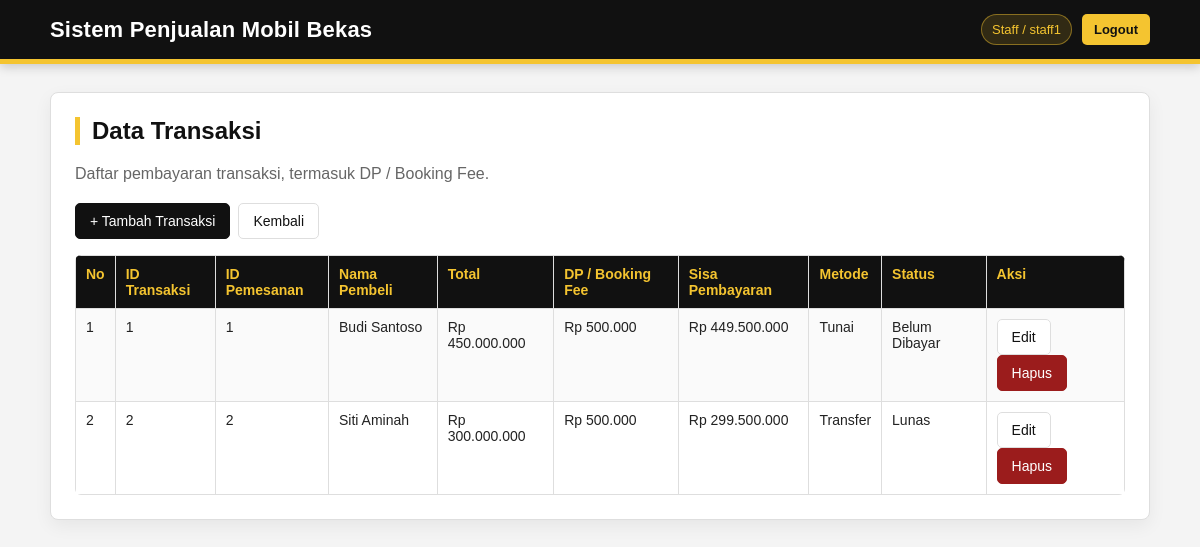
The page /transaksi/index.php (signed in) on the database its author committed.
### tables this page shows
CREATE TABLE `transaksi` (
  `id_transaksi` int(11) NOT NULL,
  `id_pemesanan` int(11) DEFAULT NULL,
  `total` float DEFAULT NULL,
  `metode_pembayaran` enum('Tunai','Transfer') DEFAULT 'Tunai',
  `status` enum('Belum Dibayar','Lunas','Batal') DEFAULT 'Belum Dibayar',
  `booking_fee` decimal(15,2) NOT NULL DEFAULT 500000.00,
  `dp` decimal(15,2) DEFAULT NULL,
  `sisa_pembayaran` decimal(15,2) NOT NULL DEFAULT 0.00,
  `dp_booking` decimal(15,2) NOT NULL DEFAULT 500000.00
);

CREATE TABLE `pemesanan` (
  `id_pemesanan` int(11) NOT NULL,
  `id_pembeli` int(11) DEFAULT NULL,
  `tanggal` date DEFAULT NULL,
  `status` enum('Pending','Lunas','Batal') DEFAULT 'Pending'
);

CREATE TABLE `pembeli` (
  `id_pembeli` int(11) NOT NULL,
  `nama` varchar(100) NOT NULL,
  `alamat` text DEFAULT NULL,
  `no_hp` varchar(20) DEFAULT NULL
);

### transaksi/index.php (the view, shortened to what this page needs)
<?php
include "../config.php";
$query = "
SELECT
    t.id_transaksi,
    p.id_pemesanan,
    pb.nama AS pembeli,
    t.total,
    t.dp_booking,
    t.sisa_pembayaran,
    t.metode_pembayaran,
    t.status
FROM transaksi t
JOIN pemesanan p ON t.id_pemesanan = p.id_pemesanan
JOIN pembeli pb ON p.id_pembeli = pb.id_pembeli
ORDER BY t.id_transaksi ASC
";
$data = mysqli_query($conn, $query);
?>
<!DOCTYPE html>
<html lang="id">
<head>
<link rel="stylesheet" href="../assets/css/style.css">
</head>
<body>
<div class="header"><div class="inner"><h1>Sistem Penjualan Mobil Bekas</h1><div class="top-user"><?php if (isset($_SESSION['role'])) { ?><span class="user-badge"><?= htmlspecialchars($_SESSION['role']); ?><?php if (isset($_SESSION['username'])) { ?> / <?= htmlspecialchars($_SESSION['username']); ?><?php } ?></span><a class="logout-link" href="../logout.php">Logout</a><?php } ?></div></div></div>
<div class="container"><div class="card">
<h2>Data Transaksi</h2>
<p class="subtitle">Daftar pembayaran transaksi, termasuk DP / Booking Fee.</p>
<div class="toolbar">
    <a class="btn" href="tambah.php">+ Tambah Transaksi</a>
    <a class="btn btn-secondary" href="../dashboard.php">Kembali</a>
</div>
<table>
<tr>
    <th>No</th>
    <th>ID Transaksi</th>
    <th>ID Pemesanan</th>
    <th>Nama Pembeli</th>
    <th>Total</th>
    <th>DP / Booking Fee</th>
    <th>Sisa Pembayaran</th>
    <th>Metode</th>
    <th>Status</th>
    <th>Aksi</th>
</tr>
<?php if (mysqli_num_rows($data) > 0) { ?>
    <?php $no = 1; ?>
    <?php while ($row = mysqli_fetch_assoc($data)) { ?>
    <tr>
        <td><?= $no++; ?></td>
        <td><?= htmlspecialchars($row['id_transaksi']); ?></td>
        <td><?= htmlspecialchars($row['id_pemesanan']); ?></td>
        <td><?= htmlspecialchars($row['pembeli']); ?></td>
        <td>Rp <?= number_format($row['total'], 0, ',', '.'); ?></td>
        <td>Rp <?= number_format($row['dp_booking'], 0, ',', '.'); ?></td>
        <td>Rp <?= number_format($row['sisa_pembayaran'], 0, ',', '.'); ?></td>
        <td><?= htmlspecialchars($row['metode_pembayaran']); ?></td>
        <td><?= htmlspecialchars($row['status']); ?></td>
        <td><a class="btn btn-secondary" href="edit.php?id=<?= $row['id_transaksi']; ?>">Edit</a> <a class="btn btn-danger" href="hapus.php?id=<?= $row['id_transaksi']; ?>" onclick="return confirm('Yakin hapus transaksi ini?')">Hapus</a></td>
    </tr>
    <?php } ?>
<?php } else { ?>
    <tr><td colspan="10">Belum ada data transaksi.</td></tr>
<?php } ?>
</table>
</div></div>
</body>
</html>

### assets/css/style.css (style rules this page uses)
:root { --black: #111111; --black-soft: #1c1c1c; --yellow: #f4c430; --yellow-dark: #d7a900; --yellow-soft: #fff7d6; --white: #ffffff; --gray-bg: #f4f4f4; --gray-border: #dedede; --text: #222222; --muted: #666666; --danger: #9b1c1c; }
* { box-sizing: border-box; }
body { margin: 0; font-family: Arial, Helvetica, sans-serif; background: var(--gray-bg); color: var(--text); }
a { color: var(--black); text-decoration: none; }
.header { background: var(--black); color: var(--white); padding: 14px 0; border-bottom: 5px solid var(--yellow); box-shadow: 0 3px 10px rgba(0,0,0,0.18); }
.header .inner { width: 92%; max-width: 1100px; margin: 0 auto; display: flex; align-items: center; justify-content: space-between; gap: 16px; }
.header h1 { margin: 0; font-size: 22px; font-weight: 700; letter-spacing: .2px; }
.top-user { display: flex; align-items: center; gap: 10px; font-size: 13px; color: #eeeeee; white-space: nowrap; }
.user-badge { background: rgba(244,196,48,0.14); border: 1px solid rgba(244,196,48,0.45); color: var(--yellow); padding: 7px 10px; border-radius: 999px; }
.logout-link { background: var(--yellow); color: var(--black); padding: 8px 12px; border-radius: 5px; font-weight: 700; transition: .18s ease; }
.container { width: 92%; max-width: 1100px; margin: 28px auto; }
.card { background: var(--white); border: 1px solid var(--gray-border); border-radius: 8px; padding: 24px; box-shadow: 0 6px 18px rgba(0,0,0,0.06); }
h2 { margin-top: 0; color: var(--black); border-left: 5px solid var(--yellow); padding-left: 12px; }
.subtitle { color: var(--muted); margin-top: 6px; margin-bottom: 20px; }
.toolbar { margin-bottom: 16px; display: flex; gap: 8px; flex-wrap: wrap; }
.btn, button { display: inline-block; padding: 9px 14px; border-radius: 5px; border: 1px solid var(--black); background: var(--black); color: var(--white); font-size: 14px; cursor: pointer; text-decoration: none; transition: .18s ease; }
.btn-secondary { background: var(--white); color: var(--black); border: 1px solid var(--gray-border); }
.btn-danger { background: var(--danger); border-color: var(--danger); color: var(--white); }
table { width: 100%; border-collapse: collapse; background: var(--white); margin-top: 12px; border-radius: 6px; overflow: hidden; }
th, td { border: 1px solid var(--gray-border); padding: 10px; text-align: left; vertical-align: top; font-size: 14px; }
th { background: var(--black); color: var(--yellow); font-weight: 700; }
tr:nth-child(even) td { background: #fafafa; }

### rows shown on the page
transaksi: id_transaksi "1", id_pemesanan.id_pemesanan "1", pembeli.nama "Budi Santoso", total "450.000.000", dp_booking "500.000", sisa_pembayaran "449.500.000", metode_pembayaran "Tunai", status "Belum Dibayar"
transaksi: id_transaksi "2", id_pemesanan.id_pemesanan "2", pembeli.nama "Siti Aminah", total "300.000.000", dp_booking "500.000", sisa_pembayaran "299.500.000", metode_pembayaran "Transfer", status "Lunas"

### other values the page prints
$_SESSION['role'] "Staff"
$_SESSION['username'] "staff1"
